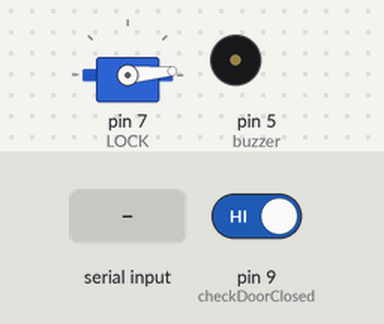
This sketch was run on a simulated Arduino Uno, built with avr-gcc and run on an emulated ATmega328P. On the bench: servo, buzzer (waves = sounding). Inputs (shaded band) come from the test bench; at power-on: pin 9 (checkDoorClosed) HIGH.

Above: at 1.7 s.
1.8 s: "0" received over Serial
At 1.9 s:
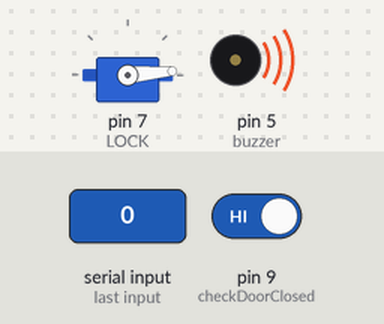
4.8 s: "2" received over Serial
At 5.8 s:
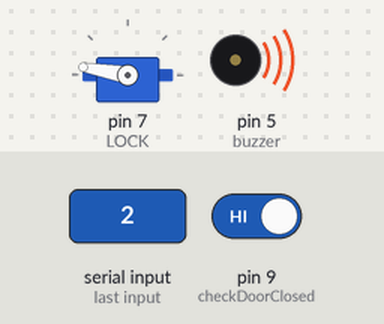
6.3 s: "1" received over Serial
At 7.2 s:
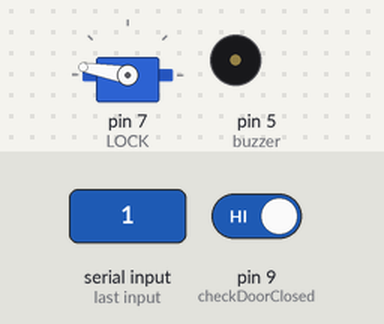
Timing chart, 0 to 9.3 s (numbered marks = the images above; inputs shaded):
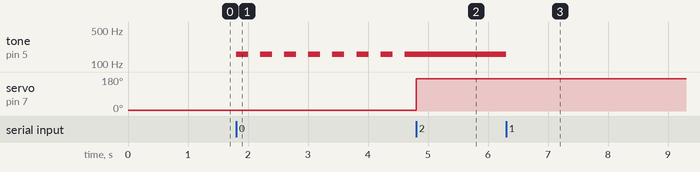

The sketch:

doorControl.ino
```cpp
#include <SoftwareSerial.h>
#include <Servo.h>

Servo LOCK;
long long PrevTimeDoor = millis();
long long unlockTime = millis();
long long PrevTimeAlarm = millis();
int buzzer = 5;
int checkDoorClosed = 9;
bool isBeep = false;
bool isLocked = true;
bool isOpen = false;
bool dontlock = false;
char Command = 'f';

void beep(){
  if((millis()-PrevTimeAlarm)>=200){
    if(!isBeep){
      tone(buzzer,160);
      isBeep = !isBeep;
    }
    else{
      noTone(buzzer);
      isBeep = !isBeep;
    }
    PrevTimeAlarm = millis();
  }
}
void lock_door(){
  if(!isLocked){
    if(digitalRead(checkDoorClosed)==HIGH && !isOpen){//check if open
      isOpen = true;
      dontlock = false;
    }
    else if(digitalRead(checkDoorClosed)==LOW && isOpen){
      PrevTimeDoor=millis();
      isOpen = false;
    }
    else if(!dontlock && !isOpen && (millis()-PrevTimeDoor) >= 3500){
      LOCK.write(0);//lock door
      isLocked=true;
    }
    if(dontlock && !isOpen && (millis()-unlockTime) >= 30000){
      LOCK.write(0);//lock door
      isLocked=true;
      dontlock = false;
      unlockTime = millis();
    }
  }
}

void unlock_door(){
  if(isLocked){
    if(!isOpen){
      LOCK.write(170);
      isLocked = false;
      dontlock = true;
    }
    Command = 'f';
  }
}

void setup() {
  Serial.begin(115200);
  pinMode(checkDoorClosed,INPUT_PULLUP);
  LOCK.attach(7);
  LOCK.write(5);
  delay(500);
  pinMode(buzzer, OUTPUT);
}

void loop() {
  lock_door();
  if(Serial.available() > 0){
    Command = Serial.read();
  }
  if(Command == '0'){
    beep();
  }
  if(Command == '1'){
    noTone(buzzer);
    Command == 'f';
  }
  if(Command == '2'){
    unlock_door();
    Command == 'f';
  }
  delay(10);

}
```

Measured:
- after the input at 1.8 s, tone on pin 5 (buzzer): alternates 160 Hz for 0.20 s and silent for 0.20 s, starting at once
- after the input at 4.8 s, tone on pin 5 (buzzer): stops changing and stays 160 Hz; servo on pin 7 (LOCK): 5° → 170° at once
- after the input at 6.3 s, tone on pin 5 (buzzer): 160 Hz → silent at once
